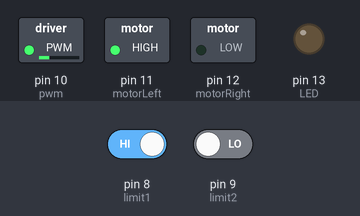
The sketch below on a simulated Arduino Uno, built with avr-gcc and run on an emulated ATmega328P. Parts: switched loads named in the sketch (green lamp = pin HIGH), output pins drawn as LEDs (lit = HIGH). Inputs (shaded band) come from the test bench; at power-on: pin 8 (limit1) HIGH, pin 9 (limit2) LOW.

Above: at 10.8 s.
10.9 s: pin 8 (limit1) driven LOW and pin 9 (limit2) driven HIGH
At 11.5 s:
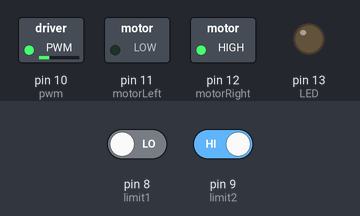
12.4 s: pin 8 (limit1) driven HIGH
At 13.8 s:
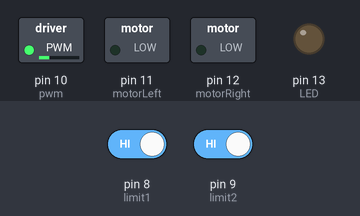
Timing chart, 0 to 15.4 s (numbered marks = the images above; inputs shaded):
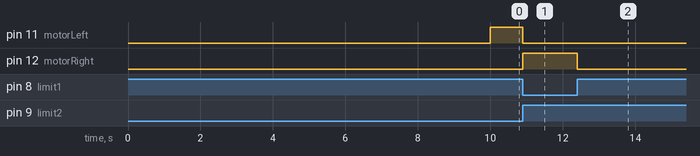

The sketch:

GateCodeV2.ino
```cpp
// Author: Dirk, Josh
// Date: 2014-11-05

// Pin 13 has an LED connected on most Arduino boards.
// give it a name:
int LED = 13;
// PWM pin
int pwm = 10;
// Sensors
int IR0 = 0;
int IR1 = 1;
int IR2 = 2;
int IR3 = 3;
int IR4 = 4;
int IR5 = 5;
int IR6 = 6;
int IR7 = 7;
// Limit Switches
int limit1 = 8;
int limit2 = 9;
// Gate Motor
int motorLeft = 11;
int motorRight = 12;

// the setup routine runs once when you press reset:
void setup() {
  // initialize the digital pin as an output.
  pinMode(LED, OUTPUT);
  pinMode(IR0, INPUT);
  pinMode(IR1, INPUT);
  pinMode(IR2, INPUT);
  pinMode(IR3, INPUT);
  pinMode(IR4, INPUT);
  pinMode(IR5, INPUT);
  pinMode(IR6, INPUT);
  pinMode(IR7, INPUT);
  pinMode(limit1, INPUT);
  pinMode(limit2, INPUT);
  pinMode(motorLeft, OUTPUT);
  pinMode(motorRight, OUTPUT);
  Serial.begin(9600);
  analogWrite(pwm, 64);
}

// the loop routine runs over and over again forever:
void loop() {

if(digitalRead(IR0))
  {
     digitalWrite(LED, HIGH);
  }
  else
  {
     digitalWrite(LED, LOW);
     openGate();
  }
}

void openGate()
{
    //Turn motor in the open direction
    digitalWrite(motorLeft, LOW);
    digitalWrite(motorRight, HIGH);

    //check that open switch isn't pressed
    while(!digitalRead(limit1));
    //turn off motor
    digitalWrite(motorLeft, LOW);
    digitalWrite(motorRight, LOW);

    //Wait before closing gate
    for(int i = 0; i < 10; i++)
    {
        delay(1000);
    }

    //Turn motor in the close direction
    digitalWrite(motorLeft, HIGH);
    digitalWrite(motorRight, LOW);

    //Check that the close switch isn't pressed
    while(!digitalRead(limit2));
    //turn off motor
    digitalWrite(motorLeft, LOW);
    digitalWrite(motorRight, LOW);

    return;
}
```

Measured:
- after the input at 10.9 s, pin 11 (motorLeft): HIGH → LOW at once; pin 12 (motorRight): LOW → HIGH at once
- after the input at 12.4 s, pin 12 (motorRight): HIGH → LOW at once
